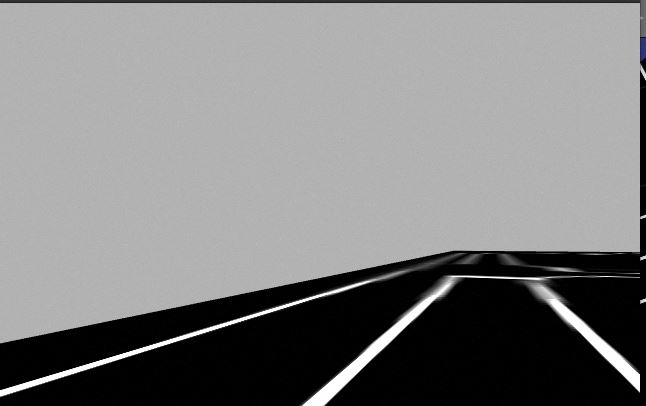
#> input picture bosch/line_detection_test/test2.JPG, 646 x 406 px, found by its file name
$ python camera_test.py
#> lines starting #> are read from the running program, lines starting #| are printed output that depends on the picture; after the words box and inside, x2 and y2 are one past the last pixel; in counts of white or black regions, pixels touching at a corner belong together
#!/usr/bin/env python3


import cv2
import numpy as np
from pynput import keyboard

class CameraHandler():
    # ===================================== INIT==========================================
    def __init__(self):
        self.allKeys   = ['i','j','k','l','1','2','3','4','5','6','7','8','p','t','f','g','h','e','r']
        self.point = np.array([0.5,0.5])
        self.res = 3
        self.threshold = 100
        self.minlength = 30
        self.t = 3
        self.imgL = np.zeros((640, 480))
        self.color_e1 = (255,0,0)
        self.color_e2 = (255,0,0)
        self.error_p = np.array([0.1,0.9])
        self.error_w = 0.2
        self.lane_center = 0
        self.left=[]
        self.right=[]
        self.cv_image = np.zeros((640, 480))
        self.image_sub = cv2.imread('test2.jpg')
#> self.image_sub is the input picture: shape (406, 646, 3); mean B, G, R 128.7, 128.7, 128.7

        #values
        #     [1671916647.445153, 2589.654000]: testing
        # point,res,threshold,minlength [0.5 0.3] 3 100 10 [0.05 0.77]
    def detect_lines(self):
        img = self.image_sub
        img_edge = cv2.Canny(cv2.GaussianBlur(cv2.cvtColor(img, cv2.COLOR_BGR2GRAY),(5,5),0),50,150)
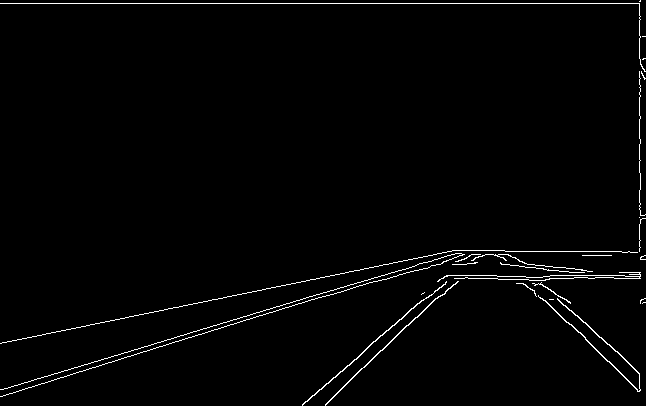
#> img_edge: shape (406, 646); 1.6% white in thin lines or dots
        mask = np.zeros_like(img_edge)
        h = img_edge.shape[0]
#> h = 406
        w = img_edge.shape[1]
#> w = 646
        poly = np.array([[(int(0*w),int(0.9*h)),(int(1*w),int(0.9*h)),(int(self.point[0]*w),int(self.point[1]*h))]])
#> poly = [[0, 365], [646, 365], [323, 203]]
        cv2.fillPoly(mask,poly,255)
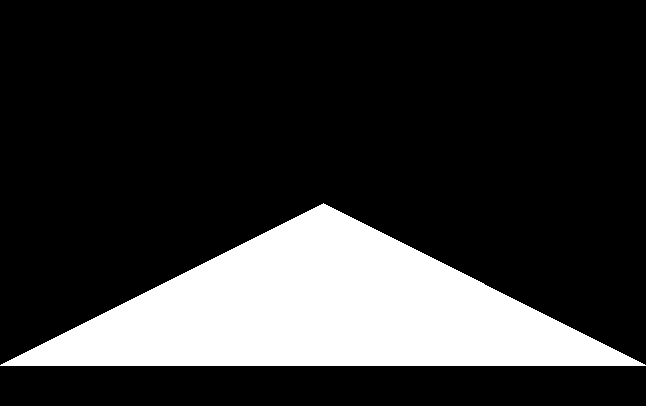
#> mask: shape (406, 646); 20.2% white; 1 white region, box (x1, y1, x2, y2) and area: (0, 203, 646, 366) 52891
        img_roi = cv2.bitwise_and(img_edge,mask)
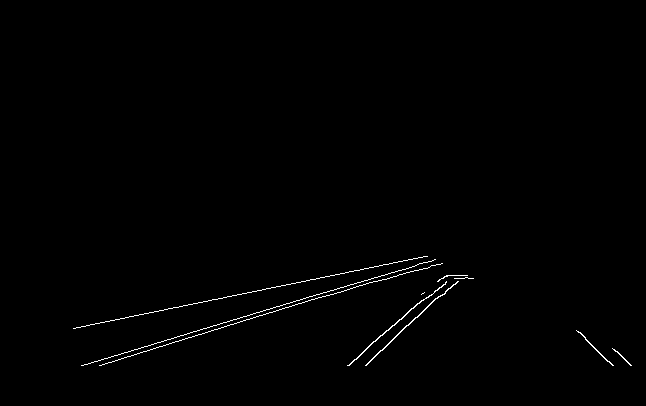
#> img_roi: shape (406, 646); 0.6% white in thin lines or dots, all inside (x1, y1, x2, y2) = (73, 256, 632, 366)
        lines = cv2.HoughLinesP(img_roi,self.res,np.pi/180,self.threshold,minLineLength=self.minlength)
#> lines = [[234, 319, 266, 309], [365, 365, 440, 295]]
        img_lines = np.copy(img)
        print("here:",(int(0*w),int(0.9*h)),(int(self.point[0]*w),int(self.point[1]*h)))
#| here: (0, 365) (323, 203)
        cv2.line(img_lines,(int(0*w),int(0.9*h)),(int(self.point[0]*w),int(self.point[1]*h)),(255,255,255),1)
        cv2.line(img_lines,(int(1*w),int(0.9*h)),(int(self.point[0]*w),int(self.point[1]*h)),(255,255,255),1)
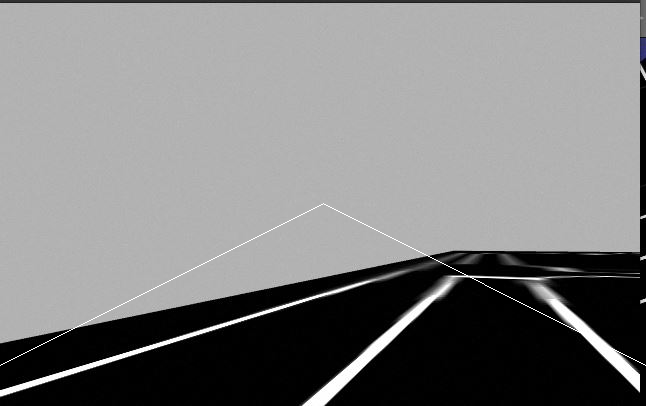
#> img_lines: shape (406, 646, 3); mean B, G, R 129.1, 129, 129
        cv2.circle(img_lines, (int(self.point[0]*w),int(self.point[1]*h)), radius=3, color=(0,0,0), thickness=-1)
#> img_lines: shape (406, 646, 3); 0.01% of pixels changed, all inside (x1, y1, x2, y2) = (320, 200, 327, 207)
        self.color_e1 = (255,0,0)
        self.color_e2 = (255,0,0)
        # self.lines = len(lines)
        if lines is not None:
            for line in lines:
                x1,y1,x2,y2 = line.reshape(4)
                if abs(y2 - y1) > 0.01:
                    m = (x2-x1)/(y2-y1)
                    p_y = int(self.error_p[1]*h)
                    p_x = int(x1 + (p_y-y1)*m)
                    if x1 < w/2:
                        color = (0,0,255)
                        if p_x < int((self.error_p[0]+self.error_w)*w) and p_x > int(self.error_p[0]*w):
                            self.color_e1 = (0,255,0)
                            self.left.append(p_x)
                    else:
                        color = (255,255,0)
                        if p_x < int((1-self.error_p[0])*w) and p_x > int((1-self.error_p[0]-self.error_w)*w):
                            self.color_e2 = (0,255,0)
                            self.right.append(p_x)
                    cv2.circle(img_lines, (p_x,p_y), radius=2, color=(0,0,0), thickness=-1)
                    cv2.line(img_lines,(x1,y1),(x2,y2),color,self.t)
#> this loop made 2 passes
#> (x1, y1, x2, y2, m, p_y, p_x, color) on pass 1: (234, 319, 266, 309, -3.2, 365, 86, (0, 0, 255))
#> (x1, y1, x2, y2, m, p_y, p_x, color) on pass 2: (365, 365, 440, 295, -1.07, 365, 365, (255, 255, 0))
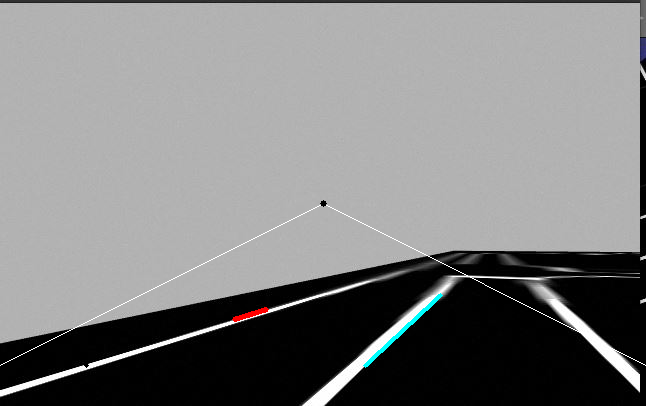
#> img_lines: shape (406, 646, 3); mean B, G, R 129.2, 129.2, 128.9
#> after the loop, self.left = [86]; self.right = []
        cv2.line(img_lines,(int(self.error_p[0]*w),int(self.error_p[1]*h)),(int((self.error_p[0]+self.error_w)*w),int(self.error_p[1]*h)),self.color_e1,1)
        cv2.line(img_lines,(int(self.error_p[0]*w),int((self.error_p[1]-0.05)*h)),(int(self.error_p[0]*w),int((self.error_p[1]+0.05)*h)),self.color_e1,1)
#> img_lines: shape (406, 646, 3); mean B, G, R 129.2, 129.3, 128.9
        cv2.line(img_lines,(int((self.error_p[0]+self.error_w)*w),int((self.error_p[1]-0.05)*h)),(int((self.error_p[0]+self.error_w)*w),int((self.error_p[1]+0.05)*h)),self.color_e1,1)
#> img_lines: shape (406, 646, 3); mean B, G, R 129.2, 129.4, 128.9
        cv2.line(img_lines,(int((1-self.error_p[0]-self.error_w)*w),int(self.error_p[1]*h)),(int((1-self.error_p[0])*w),int(self.error_p[1]*h)),self.color_e2,1)
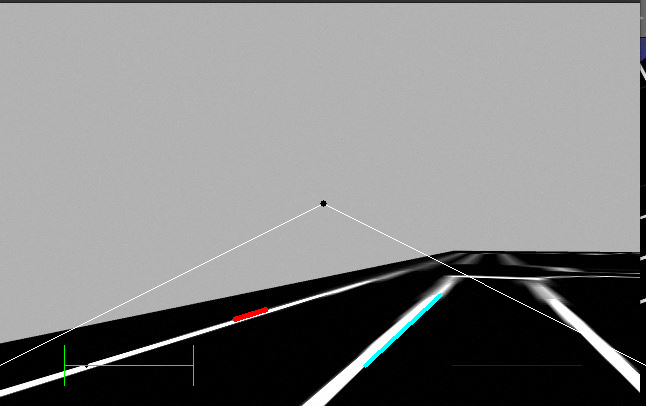
#> img_lines: shape (406, 646, 3); mean B, G, R 129.3, 129.4, 128.9
        cv2.line(img_lines,(int((1-self.error_p[0]-self.error_w)*w),int((self.error_p[1]-0.05)*h)),(int((1-self.error_p[0]-self.error_w)*w),int((self.error_p[1]+0.05)*h)),self.color_e2,1)
#> img_lines: shape (406, 646, 3); 0.02% of pixels changed, all inside (x1, y1, x2, y2) = (452, 345, 453, 386)
        cv2.line(img_lines,(int((1-self.error_p[0])*w),int((self.error_p[1]-0.05)*h)),(int((1-self.error_p[0])*w),int((self.error_p[1]+0.05)*h)),self.color_e2,1)
#> img_lines: shape (406, 646, 3); mean B, G, R 129.4, 129.4, 128.9
        self.left_lane = np.mean(self.left)
#> self.left_lane = 86
        self.right_lane = np.mean(self.right)
#> self.right_lane = nan
        if self.left_lane is None:
            self.left_lane = 0
        if self.right_lane is None:
            self.right_lane = 640
        self.lane_center = (self.left_lane+self.right_lane)/2
#> self.lane_center = nan
        self.imgL = img_lines

    # [75 lines left out: functions callback, keyPress, not called in this run]


if __name__ == '__main__':
    nod = CameraHandler()
    print("hi")
    nod.detect_lines()
    with keyboard.Listener(on_press = nod.keyPress) as listener:
        listener.join()

$ run again, with bosch/line_detection_test/test1.JPG copied over bosch/line_detection_test/test2.JPG
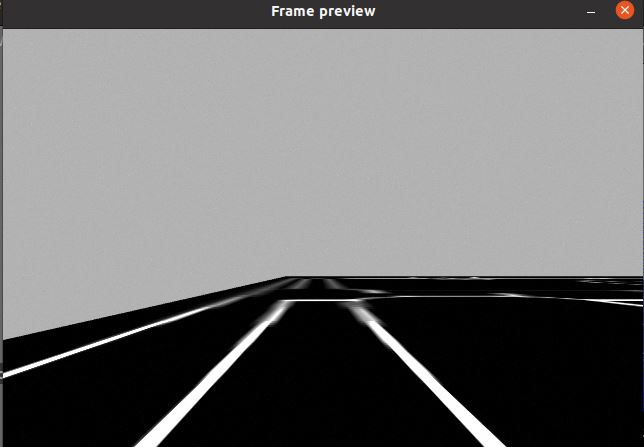
#> input picture bosch/line_detection_test/test1.JPG, 644 x 447 px, found by its file name
#> in __init__, self.image_sub is the input picture: shape (447, 644, 3); mean B, G, R 113.3, 113.3, 113.5
#> in detect_lines, `img_edge = cv2.Canny(cv2.GaussianBlur(cv2.cvtColor(img, cv2.COLOR_BGR2..`:
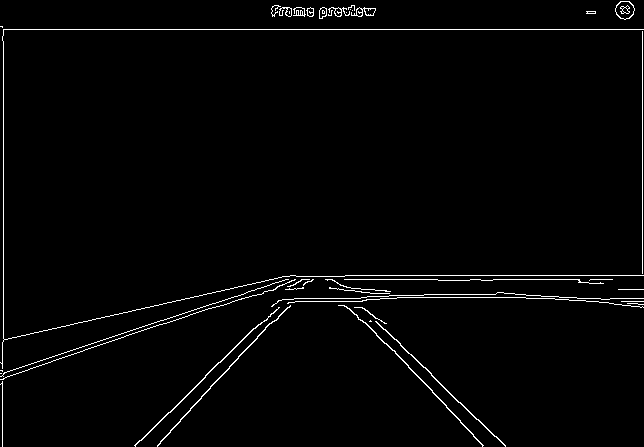
#> img_edge: shape (447, 644); 1.9% white in thin lines or dots
#> mask: shape (447, 644); 20.2% white; 1 white region, box (x1, y1, x2, y2) and area: (0, 223, 644, 403) 58192
#> img_roi: shape (447, 644); 0.71% white in thin lines or dots, all inside (x1, y1, x2, y2) = (2, 275, 461, 403)
#> lines = [[229, 366, 265, 329], [393, 295, 423, 295], [397, 297, 455, 297], [395, 353, 432, 390], [179, 402, 253, 328], [367, 279, 423, 279], [408, 367, 443, 402], [295, 301, 354, 301], [196, 402, 235, 361]]
#| here: (0, 402) (322, 223)
#> the loop in detect_lines, `for line in lines:` made 9 passes
#> (x1, y1, x2, y2, m, p_x, color, self.color_e1) on pass 5: (179, 402, 253, 328, -1, 179, (0, 0, 255), (0, 255, 0))
#> after the loop in detect_lines, `for line in lines:`: self.left = [179]; self.right = []
#> in detect_lines, `cv2.line(img_lines,(int((1-self.error_p[0]-self.error_w)*w),int(self.e..`:
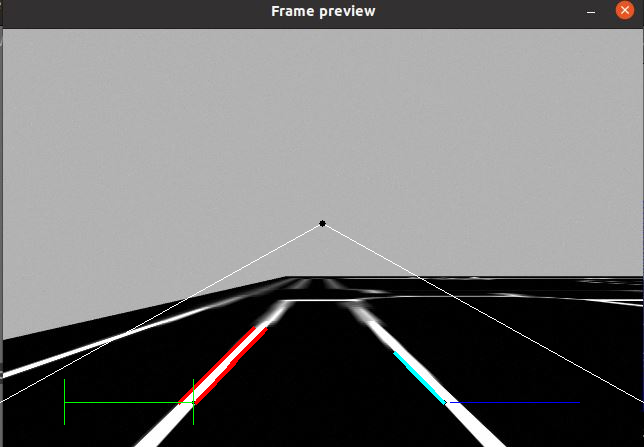
#> img_lines: shape (447, 644, 3); mean B, G, R 113.6, 113.6, 114.1
#> self.left_lane = 179
#> self.right_lane = nan

$ run again, with bosch/line_detection_test/test3.JPG copied over bosch/line_detection_test/test2.JPG
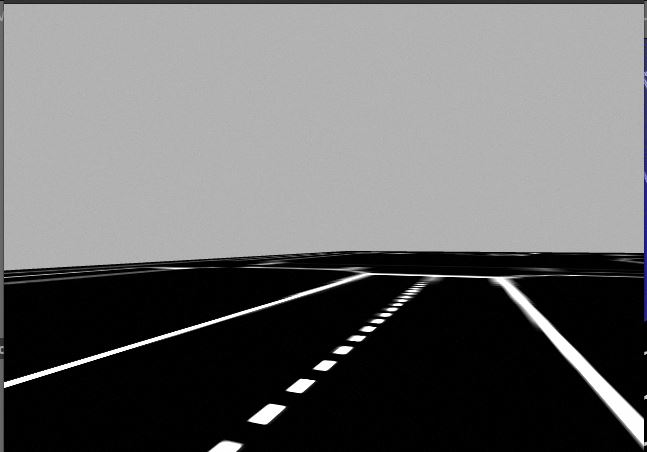
#> input picture bosch/line_detection_test/test3.JPG, 647 x 452 px, found by its file name
#> in __init__, self.image_sub is the input picture: shape (452, 647, 3); mean B, G, R 106.4, 106.2, 106.2
#> in detect_lines, `img_edge = cv2.Canny(cv2.GaussianBlur(cv2.cvtColor(img, cv2.COLOR_BGR2..`:
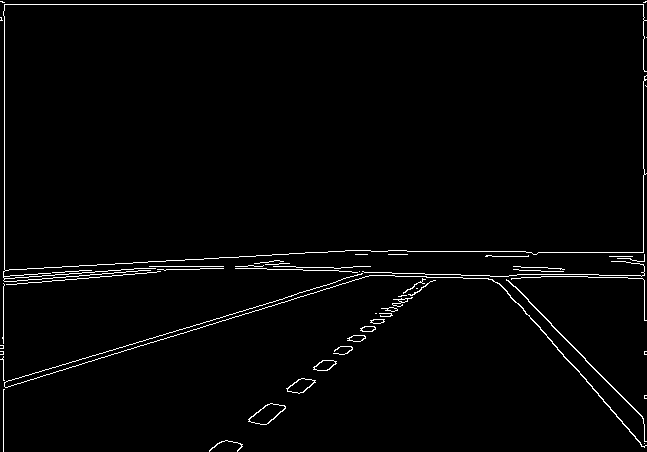
#> img_edge: shape (452, 647); 2% white in thin lines or dots
#> mask: shape (452, 647); 20.1% white; 1 white region, box (x1, y1, x2, y2) and area: (0, 226, 647, 407) 58787
#> img_roi: shape (452, 647); 0.58% white in thin lines or dots, all inside (x1, y1, x2, y2) = (3, 250, 633, 407)
#> lines = None
#| here: (0, 406) (323, 226)
#> in detect_lines, `cv2.line(img_lines,(int((1-self.error_p[0]-self.error_w)*w),int(self.e..`:
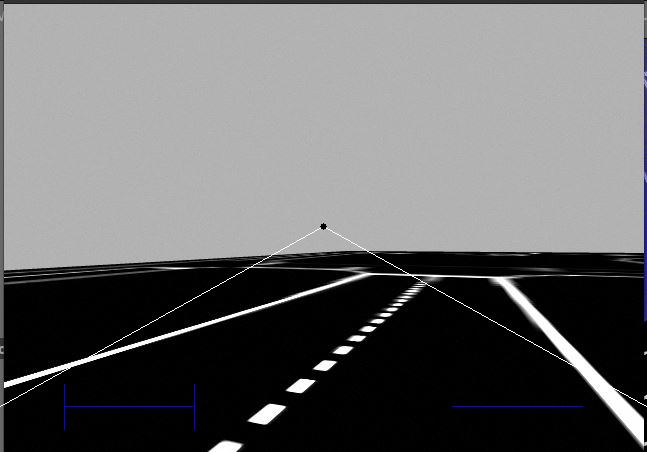
#> img_lines: shape (452, 647, 3); mean B, G, R 107.2, 106.6, 106.6

$ run again, with bosch/line_detection_test/test4.JPG copied over bosch/line_detection_test/test2.JPG
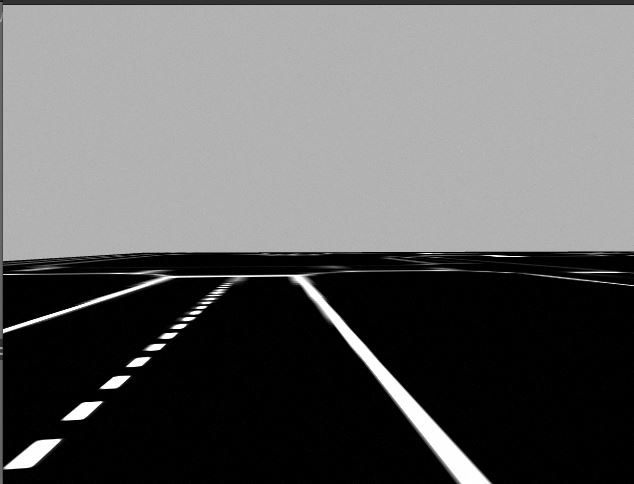
#> input picture bosch/line_detection_test/test4.JPG, 634 x 484 px, found by its file name
#> in __init__, self.image_sub is the input picture: shape (484, 634, 3); min 0, max 255, mean 98.8
#> in detect_lines, `img_edge = cv2.Canny(cv2.GaussianBlur(cv2.cvtColor(img, cv2.COLOR_BGR2..`:
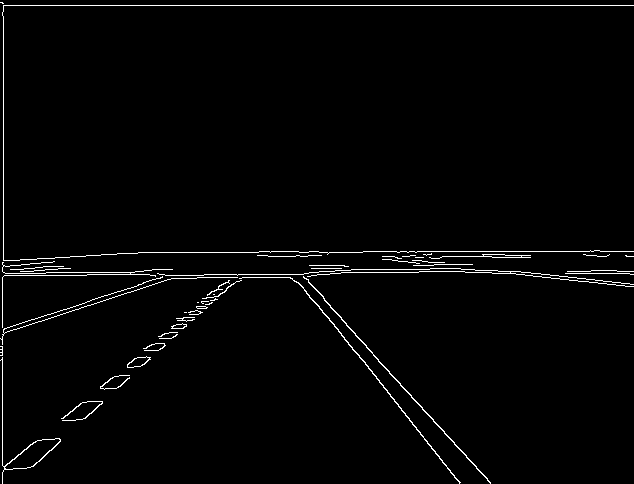
#> img_edge: shape (484, 634); 1.9% white in thin lines or dots
#> mask: shape (484, 634); 20.1% white; 1 white region, box (x1, y1, x2, y2) and area: (0, 242, 634, 436) 61719
#> img_roi: shape (484, 634); 0.42% white in thin lines or dots, all inside (x1, y1, x2, y2) = (2, 251, 448, 436)
#> lines = [[313, 300, 364, 362], [376, 378, 401, 408]]
#| here: (0, 435) (317, 242)
#> the loop in detect_lines, `for line in lines:` made 2 passes
#> (x1, y1, x2, y2, m, p_y, p_x, color) on passes 1 to 2: (313, 300, 364, 362, 0.823, 435, 424, (0, 0, 255)), (376, 378, 401, 408, 0.833, 435, 423, (255, 255, 0))
#> after the loop in detect_lines, `for line in lines:`: self.left = []
#> in detect_lines, `cv2.line(img_lines,(int((1-self.error_p[0]-self.error_w)*w),int(self.e..`:
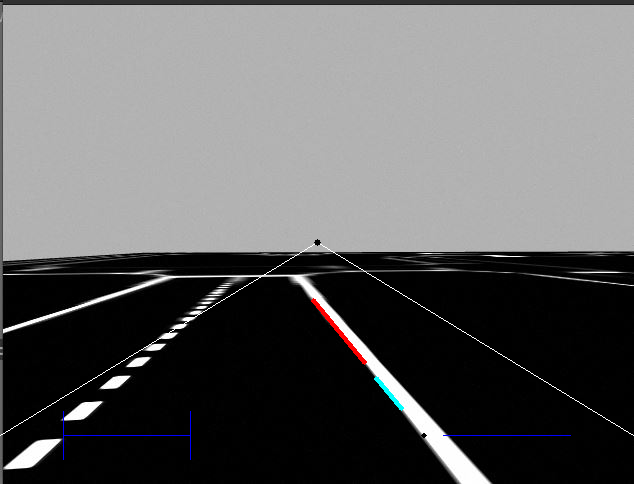
#> img_lines: shape (484, 634, 3); mean B, G, R 99.5, 99.2, 99.3
#> self.left_lane = nan
